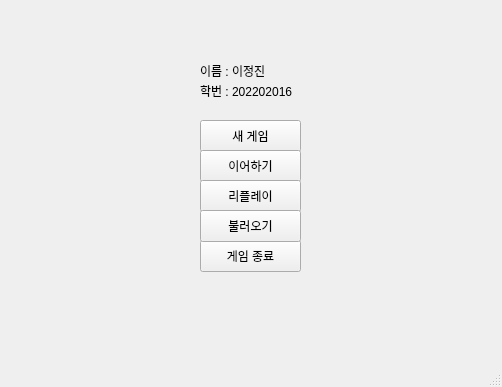
<?xml version="1.0" encoding="UTF-8"?>
<ui version="4.0">
 <class>MainWindow</class>
 <widget class="QMainWindow" name="MainWindow">
  <property name="geometry">
   <rect>
    <x>0</x>
    <y>0</y>
    <width>502</width>
    <height>387</height>
   </rect>
  </property>
  <property name="windowTitle">
   <string>MainWindow</string>
  </property>
  <widget class="QWidget" name="centralwidget">
   <widget class="QPushButton" name="btn_newgame">
    <property name="geometry">
     <rect>
      <x>200</x>
      <y>120</y>
      <width>101</width>
      <height>32</height>
     </rect>
    </property>
    <property name="text">
     <string>새 게임</string>
    </property>
   </widget>
   <widget class="QPushButton" name="btn_newgame_2">
    <property name="geometry">
     <rect>
      <x>200</x>
      <y>150</y>
      <width>101</width>
      <height>32</height>
     </rect>
    </property>
    <property name="text">
     <string>이어하기</string>
    </property>
   </widget>
   <widget class="QPushButton" name="btn_newgame_3">
    <property name="geometry">
     <rect>
      <x>200</x>
      <y>180</y>
      <width>101</width>
      <height>32</height>
     </rect>
    </property>
    <property name="text">
     <string>리플레이</string>
    </property>
   </widget>
   <widget class="QPushButton" name="quit">
    <property name="geometry">
     <rect>
      <x>200</x>
      <y>240</y>
      <width>101</width>
      <height>32</height>
     </rect>
    </property>
    <property name="text">
     <string>게임 종료</string>
    </property>
   </widget>
   <widget class="QLabel" name="label">
    <property name="geometry">
     <rect>
      <x>200</x>
      <y>80</y>
      <width>121</width>
      <height>21</height>
     </rect>
    </property>
    <property name="text">
     <string>학번 : 202202016</string>
    </property>
   </widget>
   <widget class="QLabel" name="label_2">
    <property name="geometry">
     <rect>
      <x>200</x>
      <y>60</y>
      <width>101</width>
      <height>21</height>
     </rect>
    </property>
    <property name="text">
     <string>이름 : 이정진</string>
    </property>
    <property name="wordWrap">
     <bool>false</bool>
    </property>
   </widget>
   <widget class="QPushButton" name="btnComeSave">
    <property name="geometry">
     <rect>
      <x>200</x>
      <y>210</y>
      <width>101</width>
      <height>32</height>
     </rect>
    </property>
    <property name="text">
     <string>불러오기</string>
    </property>
   </widget>
  </widget>
  <widget class="QMenuBar" name="menubar">
   <property name="geometry">
    <rect>
     <x>0</x>
     <y>0</y>
     <width>502</width>
     <height>37</height>
    </rect>
   </property>
  </widget>
  <widget class="QStatusBar" name="statusbar"/>
 </widget>
 <resources/>
 <connections/>
</ui>
